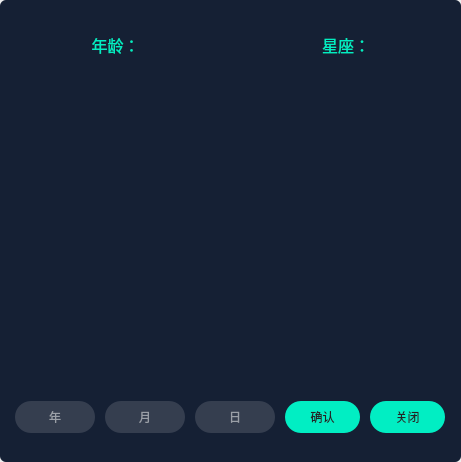
<?xml version="1.0" encoding="UTF-8"?>
<ui version="4.0">
 <class>QtWidgetsApplicationClass</class>
 <widget class="QWidget" name="QtWidgetsApplicationClass">
  <property name="geometry">
   <rect>
    <x>0</x>
    <y>0</y>
    <width>461</width>
    <height>462</height>
   </rect>
  </property>
  <property name="windowTitle">
   <string>QtWidgetsApplication</string>
  </property>
  <layout class="QVBoxLayout" name="verticalLayout">
   <property name="spacing">
    <number>0</number>
   </property>
   <property name="leftMargin">
    <number>0</number>
   </property>
   <property name="topMargin">
    <number>0</number>
   </property>
   <property name="rightMargin">
    <number>0</number>
   </property>
   <property name="bottomMargin">
    <number>0</number>
   </property>
   <item>
    <widget class="QFrame" name="frame">
     <property name="styleSheet">
      <string notr="true">#frame
{
	background: #152034;
	border-radius: 6px;
}

</string>
     </property>
     <property name="frameShape">
      <enum>QFrame::StyledPanel</enum>
     </property>
     <property name="frameShadow">
      <enum>QFrame::Raised</enum>
     </property>
     <layout class="QVBoxLayout" name="verticalLayout_2">
      <property name="spacing">
       <number>10</number>
      </property>
      <property name="leftMargin">
       <number>0</number>
      </property>
      <property name="topMargin">
       <number>20</number>
      </property>
      <property name="rightMargin">
       <number>0</number>
      </property>
      <property name="bottomMargin">
       <number>20</number>
      </property>
      <item>
       <widget class="QWidget" name="widget_top" native="true">
        <property name="minimumSize">
         <size>
          <width>0</width>
          <height>50</height>
         </size>
        </property>
        <property name="maximumSize">
         <size>
          <width>16777215</width>
          <height>50</height>
         </size>
        </property>
        <layout class="QHBoxLayout" name="horizontalLayout_2">
         <property name="spacing">
          <number>0</number>
         </property>
         <property name="leftMargin">
          <number>0</number>
         </property>
         <property name="topMargin">
          <number>0</number>
         </property>
         <property name="rightMargin">
          <number>0</number>
         </property>
         <property name="bottomMargin">
          <number>0</number>
         </property>
         <item>
          <widget class="QLabel" name="label_age">
           <property name="minimumSize">
            <size>
             <width>0</width>
             <height>40</height>
            </size>
           </property>
           <property name="maximumSize">
            <size>
             <width>16777215</width>
             <height>40</height>
            </size>
           </property>
           <property name="styleSheet">
            <string notr="true">font-size: 16px;
font-family: 微软雅黑;
color: #01EEC3;</string>
           </property>
           <property name="text">
            <string>年龄：</string>
           </property>
           <property name="alignment">
            <set>Qt::AlignCenter</set>
           </property>
          </widget>
         </item>
         <item>
          <widget class="QLabel" name="label_constellation">
           <property name="minimumSize">
            <size>
             <width>0</width>
             <height>40</height>
            </size>
           </property>
           <property name="maximumSize">
            <size>
             <width>16777215</width>
             <height>40</height>
            </size>
           </property>
           <property name="styleSheet">
            <string notr="true">font-size: 16px;
font-family: 微软雅黑;
color: #01EEC3;</string>
           </property>
           <property name="text">
            <string>星座：</string>
           </property>
           <property name="alignment">
            <set>Qt::AlignCenter</set>
           </property>
          </widget>
         </item>
        </layout>
       </widget>
      </item>
      <item>
       <widget class="QWidget" name="widget_main" native="true">
        <property name="minimumSize">
         <size>
          <width>0</width>
          <height>300</height>
         </size>
        </property>
        <property name="maximumSize">
         <size>
          <width>16777215</width>
          <height>300</height>
         </size>
        </property>
        <layout class="QHBoxLayout" name="horizontalLayout_3">
         <property name="spacing">
          <number>0</number>
         </property>
         <property name="leftMargin">
          <number>0</number>
         </property>
         <property name="topMargin">
          <number>0</number>
         </property>
         <property name="rightMargin">
          <number>0</number>
         </property>
         <property name="bottomMargin">
          <number>0</number>
         </property>
         <item>
          <widget class="RollingBox" name="widget_year" native="true"/>
         </item>
         <item>
          <widget class="RollingBox" name="widget_month" native="true"/>
         </item>
         <item>
          <widget class="RollingBox" name="widget_day" native="true"/>
         </item>
        </layout>
       </widget>
      </item>
      <item>
       <widget class="QWidget" name="widget_get" native="true">
        <property name="minimumSize">
         <size>
          <width>0</width>
          <height>50</height>
         </size>
        </property>
        <property name="maximumSize">
         <size>
          <width>16777215</width>
          <height>50</height>
         </size>
        </property>
        <property name="styleSheet">
         <string notr="true">QPushButton
{
background: #01EEC3;
border-radius: 16px;
font-size: 12px;
font-family: 微软雅黑;
color: #212426;
}

QLineEdit
{
background: rgba(234, 234, 234, 0.15);
border-radius: 16px;
font-size: 12px;
font-family: 微软雅黑;
color: #FFFFFF;
}</string>
        </property>
        <layout class="QHBoxLayout" name="horizontalLayout">
         <item>
          <widget class="QLineEdit" name="lineEdit_year">
           <property name="minimumSize">
            <size>
             <width>80</width>
             <height>32</height>
            </size>
           </property>
           <property name="maximumSize">
            <size>
             <width>80</width>
             <height>32</height>
            </size>
           </property>
           <property name="alignment">
            <set>Qt::AlignCenter</set>
           </property>
           <property name="placeholderText">
            <string>年</string>
           </property>
          </widget>
         </item>
         <item>
          <widget class="QLineEdit" name="lineEdit_month">
           <property name="minimumSize">
            <size>
             <width>80</width>
             <height>32</height>
            </size>
           </property>
           <property name="maximumSize">
            <size>
             <width>80</width>
             <height>32</height>
            </size>
           </property>
           <property name="alignment">
            <set>Qt::AlignCenter</set>
           </property>
           <property name="placeholderText">
            <string>月</string>
           </property>
          </widget>
         </item>
         <item>
          <widget class="QLineEdit" name="lineEdit_day">
           <property name="minimumSize">
            <size>
             <width>80</width>
             <height>32</height>
            </size>
           </property>
           <property name="maximumSize">
            <size>
             <width>80</width>
             <height>32</height>
            </size>
           </property>
           <property name="text">
            <string/>
           </property>
           <property name="alignment">
            <set>Qt::AlignCenter</set>
           </property>
           <property name="placeholderText">
            <string>日</string>
           </property>
          </widget>
         </item>
         <item>
          <widget class="QPushButton" name="pushButton_sure">
           <property name="minimumSize">
            <size>
             <width>75</width>
             <height>32</height>
            </size>
           </property>
           <property name="maximumSize">
            <size>
             <width>75</width>
             <height>32</height>
            </size>
           </property>
           <property name="cursor">
            <cursorShape>PointingHandCursor</cursorShape>
           </property>
           <property name="text">
            <string>确认</string>
           </property>
          </widget>
         </item>
         <item>
          <widget class="QPushButton" name="pushButton_close">
           <property name="minimumSize">
            <size>
             <width>75</width>
             <height>32</height>
            </size>
           </property>
           <property name="maximumSize">
            <size>
             <width>75</width>
             <height>32</height>
            </size>
           </property>
           <property name="cursor">
            <cursorShape>PointingHandCursor</cursorShape>
           </property>
           <property name="text">
            <string>关闭</string>
           </property>
          </widget>
         </item>
        </layout>
       </widget>
      </item>
     </layout>
    </widget>
   </item>
  </layout>
 </widget>
 <layoutdefault spacing="6" margin="11"/>
 <customwidgets>
  <customwidget>
   <class>RollingBox</class>
   <extends>QWidget</extends>
   <header location="global">rollingbox.h</header>
   <container>1</container>
  </customwidget>
 </customwidgets>
 <resources>
  <include location="QtWidgetsApplication.qrc"/>
 </resources>
 <connections/>
</ui>
